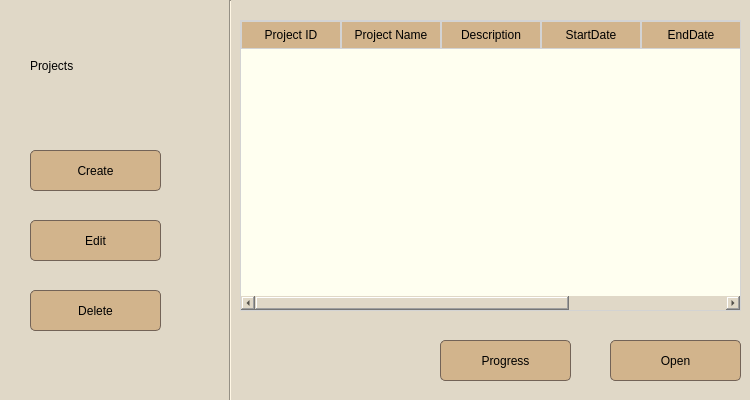
<?xml version="1.0" encoding="UTF-8"?>
<ui version="4.0">
 <class>Form</class>
 <widget class="QWidget" name="Form">
  <property name="geometry">
   <rect>
    <x>0</x>
    <y>0</y>
    <width>750</width>
    <height>400</height>
   </rect>
  </property>
  <property name="windowTitle">
   <string>Form</string>
  </property>
  <property name="styleSheet">
   <string notr="true">background-color: #e0d8c7;</string>
  </property>
  <widget class="QPushButton" name="pushButton">
   <property name="geometry">
    <rect>
     <x>30</x>
     <y>150</y>
     <width>131</width>
     <height>41</height>
    </rect>
   </property>
   <property name="styleSheet">
    <string notr="true">#pushButton {
    background-color: #D2B48C; 
    color: #00000; 
    padding: 10px 20px; 
    border: 1px solid #736357; 
    border-radius: 5px; 
}

#pushButton:hover {
    background-color: #F1E0B6;
}

#pushButton:pressed {
    background-color: #1f618d; 
}

</string>
   </property>
   <property name="text">
    <string>Create</string>
   </property>
  </widget>
  <widget class="QPushButton" name="pushButton_2">
   <property name="geometry">
    <rect>
     <x>30</x>
     <y>290</y>
     <width>131</width>
     <height>41</height>
    </rect>
   </property>
   <property name="styleSheet">
    <string notr="true">#pushButton_2{
    background-color: #D2B48C; 
    color: #00000; 
    padding: 10px 20px;
    border: 1px solid #736357; 
    border-radius: 5px; 
}

#pushButton_2:hover {
    background-color: #F1E0B6;
}

#pushButton_2:pressed {
    background-color: #1f618d; 
}

</string>
   </property>
   <property name="text">
    <string>Delete</string>
   </property>
  </widget>
  <widget class="QLabel" name="label_2">
   <property name="geometry">
    <rect>
     <x>30</x>
     <y>20</y>
     <width>161</width>
     <height>91</height>
    </rect>
   </property>
   <property name="styleSheet">
    <string notr="true">font: 20pt  &quot;Times New Roman&quot;;
</string>
   </property>
   <property name="text">
    <string>Projects</string>
   </property>
  </widget>
  <widget class="Line" name="line">
   <property name="geometry">
    <rect>
     <x>220</x>
     <y>0</y>
     <width>20</width>
     <height>401</height>
    </rect>
   </property>
   <property name="orientation">
    <enum>Qt::Vertical</enum>
   </property>
  </widget>
  <widget class="QPushButton" name="pushButton_4">
   <property name="geometry">
    <rect>
     <x>610</x>
     <y>340</y>
     <width>131</width>
     <height>41</height>
    </rect>
   </property>
   <property name="styleSheet">
    <string notr="true">#pushButton_4{
    background-color: #D2B48C; /* Blue background color for the button */
    color: #00000; /* White text color */
    padding: 10px 20px; /* Add padding to the button */
    border: 1px solid #736357; /* Border color */
    border-radius: 5px; /* Slightly rounded corners */
}

#pushButton_4:hover {
    background-color: #F1E0B6; /* Darker blue on hover */
}

#pushButton_4:pressed {
    background-color: #1f618d; /* Even darker blue when pressed */
}

</string>
   </property>
   <property name="text">
    <string>Open</string>
   </property>
  </widget>
  <widget class="QPushButton" name="pushButton_5">
   <property name="geometry">
    <rect>
     <x>440</x>
     <y>340</y>
     <width>131</width>
     <height>41</height>
    </rect>
   </property>
   <property name="styleSheet">
    <string notr="true">#pushButton_5{
    background-color: #D2B48C; 
    color: #00000; 
    padding: 10px 20px; 
    border: 1px solid #736357; 
    border-radius: 5px; 
}

#pushButton_5:hover {
    background-color: #F1E0B6; 
}

#pushButton_5:pressed {
    background-color: #1f618d; 
}

</string>
   </property>
   <property name="text">
    <string>Progress</string>
   </property>
  </widget>
  <widget class="QPushButton" name="pushButton_3">
   <property name="geometry">
    <rect>
     <x>30</x>
     <y>220</y>
     <width>131</width>
     <height>41</height>
    </rect>
   </property>
   <property name="styleSheet">
    <string notr="true">#pushButton_3{
    background-color: #D2B48C; /* Blue background color for the button */
    color: #00000; /* White text color */
    padding: 10px 20px; /* Add padding to the button */
    border: 1px solid #736357; /* Border color */
    border-radius: 5px; /* Slightly rounded corners */
}

#pushButton_3:hover {
    background-color: #F1E0B6; /* Darker blue on hover */
}

#pushButton_3:pressed {
    background-color: #1f618d; /* Even darker blue when pressed */
}

</string>
   </property>
   <property name="text">
    <string>Edit</string>
   </property>
  </widget>
  <widget class="QTableWidget" name="tableWidget">
   <property name="geometry">
    <rect>
     <x>240</x>
     <y>20</y>
     <width>501</width>
     <height>291</height>
    </rect>
   </property>
   <property name="styleSheet">
    <string notr="true">QTableView {
    background-color: #fffff0; 
    border: 1px solid #d3d3d3; 
}
QHeaderView::section {
    background-color: #D2B48C; 
    color: black; 
    padding: 4px;
    border: 1px solid #d3d3d3; 
}
QTableView::item {
    border-bottom: 1px solid #d3d3d3;
}
QTableView::item:selected {
    background-color: #A9A9A9;
}
QTableView::item:hover {
    background-color: #F1E0B6; 
}
QTableView {
    font: 12pt &quot;Arial&quot;; 
}

QTableView::item {
    text-align: center; 
}
QScrollBar:vertical {
    border: 1px solid #ffffff; 
    background: #fffff0; 
    width: 10px;
    margin: 0px 0px 0px 0px;
}

QScrollBar::handle:vertical {
    background: #F1E0B6; 
    min-height: 20px; 
}
QScrollBar:horizontal {
    border: 1px solid #ffffff; 
    background: #fffff0;
    height: 10px; 
    margin: 0px 0px 0px 0px;
}

QScrollBar::handle:horizontal {
    background: #F1E0B6; 
    min-width: 20px; 
}

QScrollBar::add-line:horizontal,
QScrollBar::sub-line:horizontal {
    border: none;
    background: none; 
}

QScrollBar::add-page:horizontal,
QScrollBar::sub-page:horizontal {
    background: none; 
}



</string>
   </property>
   <column>
    <property name="text">
     <string>Project ID</string>
    </property>
   </column>
   <column>
    <property name="text">
     <string>Project Name</string>
    </property>
   </column>
   <column>
    <property name="text">
     <string>Description</string>
    </property>
   </column>
   <column>
    <property name="text">
     <string>StartDate</string>
    </property>
   </column>
   <column>
    <property name="text">
     <string>EndDate</string>
    </property>
   </column>
   <column>
    <property name="text">
     <string>Client Name</string>
    </property>
   </column>
  </widget>
 </widget>
 <resources/>
 <connections/>
</ui>
